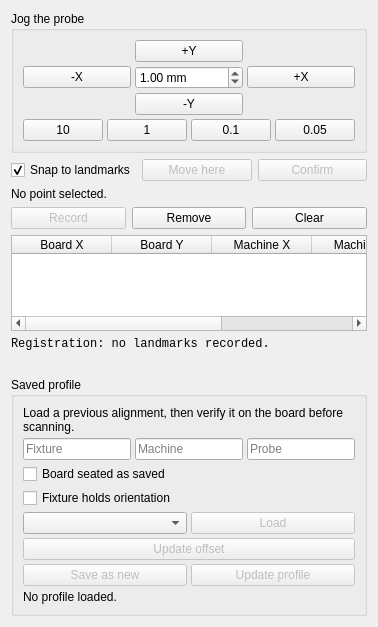
           <widget class="QWidget" name="registerInner">
            <property name="sizePolicy">
             <sizepolicy hsizetype="Preferred" vsizetype="Minimum">
              <horstretch>0</horstretch>
              <verstretch>0</verstretch>
             </sizepolicy>
            </property>
            <layout class="QVBoxLayout" name="registerLeft">
             <property name="spacing">
              <number>6</number>
             </property>
             <property name="sizeConstraint">
              <enum>QLayout::SetMinimumSize</enum>
             </property>
           <item>
            <widget class="QGroupBox" name="grpJog">
             <property name="title">
              <string>Jog the probe</string>
             </property>
             <property name="sizePolicy">
              <sizepolicy hsizetype="Preferred" vsizetype="Maximum">
               <horstretch>0</horstretch>
               <verstretch>0</verstretch>
              </sizepolicy>
             </property>
             <layout class="QGridLayout" name="jogLayout">
              <property name="spacing">
               <number>4</number>
              </property>
              <item row="0" column="1">
               <widget class="QPushButton" name="btnJogYPlus">
                <property name="text">
                 <string>+Y</string>
                </property>
               </widget>
              </item>
              <item row="1" column="0">
               <widget class="QPushButton" name="btnJogXMinus">
                <property name="text">
                 <string>-X</string>
                </property>
               </widget>
              </item>
              <item row="1" column="1">
               <widget class="QDoubleSpinBox" name="jogStep">
                <property name="decimals">
                 <number>2</number>
                </property>
                <property name="minimum">
                 <double>0.01</double>
                </property>
                <property name="maximum">
                 <double>50.0</double>
                </property>
                <property name="value">
                 <double>1.0</double>
                </property>
                <property name="suffix">
                 <string> mm</string>
                </property>
               </widget>
              </item>
              <item row="1" column="2">
               <widget class="QPushButton" name="btnJogXPlus">
                <property name="text">
                 <string>+X</string>
                </property>
               </widget>
              </item>
              <item row="2" column="1">
               <widget class="QPushButton" name="btnJogYMinus">
                <property name="text">
                 <string>-Y</string>
                </property>
               </widget>
              </item>
              <item row="3" column="0" colspan="3">
               <layout class="QHBoxLayout" name="jogPresets">
                <item>
                 <widget class="QPushButton" name="btnStep10">
                  <property name="text">
                   <string>10</string>
                  </property>
                  <property name="toolTip">
                   <string>Set the jog step to 10 mm</string>
                  </property>
                 </widget>
                </item>
                <item>
                 <widget class="QPushButton" name="btnStep1">
                  <property name="text">
                   <string>1</string>
                  </property>
                  <property name="toolTip">
                   <string>Set the jog step to 1 mm</string>
                  </property>
                 </widget>
                </item>
                <item>
                 <widget class="QPushButton" name="btnStep01">
                  <property name="text">
                   <string>0.1</string>
                  </property>
                  <property name="toolTip">
                   <string>Set the jog step to 0.1 mm</string>
                  </property>
                 </widget>
                </item>
                <item>
                 <widget class="QPushButton" name="btnStep005">
                  <property name="text">
                   <string>0.05</string>
                  </property>
                  <property name="toolTip">
                   <string>Set the jog step to 0.05 mm</string>
                  </property>
                 </widget>
                </item>
               </layout>
              </item>
             </layout>
            </widget>
           </item>
           <item>
            <layout class="QHBoxLayout" name="targetRow">
             <item>
              <widget class="QCheckBox" name="chkSnapLandmark">
               <property name="text">
                <string>Snap to landmarks</string>
               </property>
               <property name="checked">
                <bool>true</bool>
               </property>
               <property name="toolTip">
                <string>On: clicks snap to corners and outline vertices. Off: the exact point you clicked, anywhere on the board.</string>
               </property>
              </widget>
             </item>
             <item>
              <widget class="QPushButton" name="btnMoveHere">
               <property name="text">
                <string>Move here</string>
               </property>
               <property name="enabled">
                <bool>false</bool>
               </property>
               <property name="toolTip">
                <string>Drive the probe to the selected point using the current alignment. Clicking the plot only selects; nothing moves until this is pressed.</string>
               </property>
              </widget>
             </item>
             <item>
              <widget class="QPushButton" name="btnConfirmAlignment">
               <property name="text">
                <string>Confirm</string>
               </property>
               <property name="enabled">
                <bool>false</bool>
               </property>
               <property name="toolTip">
                <string>Confirm that the probe is standing on the selected feature. Required after loading a profile, before a scan. Only available immediately after Move here, and invalidated by any jog.</string>
               </property>
              </widget>
             </item>
            </layout>
           </item>
           <item>
            <widget class="QLabel" name="targetLabel">
             <property name="text">
              <string>No point selected.</string>
             </property>
             <property name="wordWrap">
              <bool>true</bool>
             </property>
            </widget>
           </item>
           <item>
            <layout class="QHBoxLayout" name="landmarkButtons">
             <item>
              <widget class="QPushButton" name="btnRecordLandmark">
               <property name="text">
                <string>Record</string>
               </property>
               <property name="toolTip">
                <string>Record the selected board point at the probe's current machine position.</string>
               </property>
               <property name="enabled">
                <bool>false</bool>
               </property>
              </widget>
             </item>
             <item>
              <widget class="QPushButton" name="btnRemoveLandmark">
               <property name="text">
                <string>Remove</string>
               </property>
               <property name="toolTip">
                <string>Drop the highlighted landmark, keeping the rest. Use the Error column to find the one that is on the wrong feature.</string>
               </property>
              </widget>
             </item>
             <item>
              <widget class="QPushButton" name="btnClearLandmarks">
               <property name="text">
                <string>Clear</string>
               </property>
               <property name="toolTip">
                <string>Clear every recorded landmark and the current alignment.</string>
               </property>
              </widget>
             </item>
            </layout>
           </item>
           <item>
            <widget class="QTableWidget" name="landmarkTable">
             <property name="maximumSize">
              <size>
               <width>16777215</width>
               <height>96</height>
              </size>
             </property>
             <column>
              <property name="text">
               <string>Board X</string>
              </property>
             </column>
             <column>
              <property name="text">
               <string>Board Y</string>
              </property>
             </column>
             <column>
              <property name="text">
               <string>Machine X</string>
              </property>
             </column>
             <column>
              <property name="text">
               <string>Machine Y</string>
              </property>
             </column>
             <column>
              <property name="text">
               <string>Error</string>
              </property>
             </column>
            </widget>
           </item>
           <item>
            <widget class="QLabel" name="regStatus">
             <property name="text">
              <string>Registration: no landmarks recorded.</string>
             </property>
             <property name="styleSheet">
              <string>font-family: Consolas, Menlo, monospace;</string>
             </property>
            </widget>
           </item>
           <item>
            <widget class="QLabel" name="landmarkHint">
             <property name="text">
              <string/>
             </property>
             <property name="wordWrap">
              <bool>true</bool>
             </property>
             <property name="styleSheet">
              <string>color: #0b6; font-weight: bold;</string>
             </property>
            </widget>
           </item>
           <item>
            <widget class="QGroupBox" name="grpProfile">
             <property name="title">
              <string>Saved profile</string>
             </property>
             <layout class="QVBoxLayout" name="profileLayout">
              <property name="spacing">
               <number>4</number>
              </property>
              <item>
               <widget class="QLabel" name="profileIntro">
                <property name="text">
                 <string>Load a previous alignment, then verify it on the board before scanning.</string>
                </property>
                <property name="wordWrap">
                 <bool>true</bool>
                </property>
               </widget>
              </item>
              <item>
               <layout class="QHBoxLayout" name="identityForm">
                <item>
                 <widget class="QLineEdit" name="fixtureId">
                  <property name="placeholderText">
                   <string>Fixture</string>
                  </property>
                  <property name="toolTip">
                   <string>Fixture identifier, e.g. Ender bed fixture A</string>
                  </property>
                 </widget>
                </item>
                <item>
                 <widget class="QLineEdit" name="machineId">
                  <property name="placeholderText">
                   <string>Machine</string>
                  </property>
                  <property name="toolTip">
                   <string>Machine identifier, e.g. ender3-01</string>
                  </property>
                 </widget>
                </item>
                <item>
                 <widget class="QLineEdit" name="probeSetupId">
                  <property name="placeholderText">
                   <string>Probe</string>
                  </property>
                  <property name="toolTip">
                   <string>Probe setup identifier, e.g. loop-6mm-holder-v2</string>
                  </property>
                 </widget>
                </item>
               </layout>
              </item>
              <item>
               <widget class="QCheckBox" name="chkBoardSeated">
                <property name="text">
                 <string>Board seated as saved</string>
                </property>
                <property name="toolTip">
                 <string>Board is seated in the same position and orientation as when the profile was saved</string>
                </property>
               </widget>
              </item>
              <item>
               <widget class="QCheckBox" name="chkOrientationLocked">
                <property name="text">
                 <string>Fixture holds orientation</string>
                </property>
                <property name="toolTip">
                 <string>PCB orientation is mechanically constrained by a fixture or hard stop. Allows one verification point instead of two. One point pins translation but cannot detect rotation about that point.</string>
                </property>
               </widget>
              </item>
              <item>
               <layout class="QHBoxLayout" name="profileRow">
                <item>
                 <widget class="QComboBox" name="fixtureProfile"/>
                </item>
                <item>
                 <widget class="QPushButton" name="btnLoadProfile">
                  <property name="text">
                   <string>Load</string>
                  </property>
                  <property name="enabled">
                   <bool>false</bool>
                  </property>
                 </widget>
                </item>
               </layout>
              </item>
              <item>
               <layout class="QHBoxLayout" name="profileActions">
                <item>
                 <widget class="QPushButton" name="btnUpdateOffset">
                  <property name="text">
                   <string>Update offset</string>
                  </property>
                  <property name="enabled">
                   <bool>false</bool>
                  </property>
                  <property name="toolTip">
                   <string>After fine jogging onto the selected point, shift the whole alignment by the error you just corrected.</string>
                  </property>
                 </widget>
                </item>
               </layout>
              </item>
              <item>
               <layout class="QHBoxLayout" name="profileSaveRow">
                <item>
                 <widget class="QPushButton" name="btnSaveAsProfile">
                  <property name="text">
                   <string>Save as new</string>
                  </property>
                  <property name="enabled">
                   <bool>false</bool>
                  </property>
                 </widget>
                </item>
                <item>
                 <widget class="QPushButton" name="btnUpdateProfile">
                  <property name="text">
                   <string>Update profile</string>
                  </property>
                  <property name="enabled">
                   <bool>false</bool>
                  </property>
                 </widget>
                </item>
               </layout>
              </item>
              <item>
               <widget class="QLabel" name="profileStatus">
                <property name="text">
                 <string>No profile loaded.</string>
                </property>
                <property name="wordWrap">
                 <bool>true</bool>
                </property>
               </widget>
              </item>
             </layout>
            </widget>
           </item>
            </layout>
           </widget>
